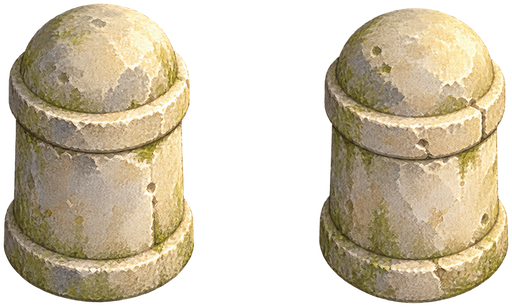
#> input picture assets/world/dressing_v2/bollard_pair.png, 512 x 307 px, given in place of planter_wall.png, which was not available; the run also reads 2 pictures not shown here
$ python build_plaza_kit.py
#> lines starting #> are read from the running program, lines starting #| are printed output that depends on the picture; pictures that were not available may be replaced by others from this repository, and a replacement may not be noted
#!/usr/bin/env python3
"""Low plaza-edge kits and the plaza prop atlas (2026-10-21 plaza pass).

Plaza perimeter rings stay physical WALL cells (the 24 px collision band
through the cell centre, ChunkBlockPhysics), but they are drawn as
knee-high dressed limestone instead of the 92 px wall kit:

  planter34_*     a stone planter box with clipped box shrubs and lavender
                  (ordinary squares: entry, landmark, reward and shrine
                  plazas)
  balustrade34_*  a plain low parapet with corner piers and no planting
                  (gates and every arena court: ward courts, checkpoints,
                  miniboss and boss courts, where nothing may hide a tell)

Same contract as tools/design/build_wall_kit.py: one piece per connection
mask (N=1, E=2, S=4, W=8) on a canvas of the cell plus 28 px above it
(64 x 92 world px), so ChunkBlockRenderer draws both through the wall kit
path. A piece's top is its plan footprint lifted by its height, and a stone
face hangs under every south-exposed edge. Planting may rise above the lifted
top, but never above the lifted cell edge where a north arm continues: pieces
overlap the cell above in arbitrary instance order, so nothing a neighbour
draws there may be covered or cover it.

Sources: assets/world/plazas_v1/planter_wall.png (dressed face, shrubs,
lavender, ivy); the coping is a calm procedural limestone in the face's
palette, so long runs read as one quiet edge rather than a striped band.
Output at SCALE texels per world px (2: the edge is drawn small), rendered
at RS and reduced for clean edges.

The same run packs the plaza / street props into one small atlas
(plaza_props.png): one texture, so the props registered for actor cover add
a single small layer to WorldCover's shared alpha array.

Run:  python3 tools/design/build_plaza_kit.py
"""

from pathlib import Path
import json

import numpy as np
from PIL import Image, ImageFilter

ROOT = Path(__file__).resolve().parents[2]
SRC = ROOT / "assets/world/plazas_v1"
DRESSING = ROOT / "assets/world/dressing_v2"
DISTRICTS = ROOT / "assets/world/districts_v2"
OUT = ROOT / "assets/world/plazas_v1/kit"

SCALE = 2          # output texels per world px
RS = 4             # render texels per world px (reduced to SCALE at the end)
CELL = 64
HEADROOM = 28      # canvas rows above the cell (the wall kit's KIT_HEIGHT)
PAD = 24           # world px of virtual margin around a canvas for erosion
N, E, S, W = 1, 2, 4, 8

STYLES = {
    # band thickness and lift (face height), world px
    "planter": {"thick": 40, "lift": 16, "coping": 5},
    "balustrade": {"thick": 28, "lift": 17, "coping": 0},
}
# Limestone of the source face's lit rim, a little cooler and greyer so the
# edge stays below the actors in contrast.
LIMESTONE = np.array([184.0, 176.0, 158.0])
SOIL = np.array([74.0, 57.0, 41.0])
# The parapet's top is a broad pale band: hold it under the planters' coping.
BALUSTRADE_VALUE = 0.72


def world(v: float) -> int:
    return int(round(v * RS))


# ---------------------------------------------------------------- sources ---

PLANTER = np.asarray(Image.open(SRC / "planter_wall.png").convert("RGBA"), dtype=np.float64)


def _tile_strip(region: np.ndarray, width: int, blend: int) -> np.ndarray:
    """Resample a strip to `width` texels and cross-fade its ends so it wraps."""
#> called with width = 256, blend = 24
    img = Image.fromarray(region.astype(np.uint8), "RGBA")
    h = region.shape[0]
    img = img.resize((width + blend, h), Image.LANCZOS)
#> img: PIL image 280x76 RGBA
    arr = np.asarray(img, dtype=np.float64)
    out = arr[:, :width].copy()
    t = np.linspace(0.0, 1.0, blend)[None, :, None]
    out[:, :blend] = arr[:, width:width + blend] * (1.0 - t) + arr[:, :blend] * t
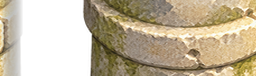
#> out: shape (76, 256, 4) float64; mean R, G, B, A 121.6, 108.3, 82.4, 176.6; transparent parts drawn white
    return out


# Clean dressed stone of the source face (rim, upper course, plinth course):
# x 250..500, y 90..166, one cell wide so every piece samples the same wrap.
FACE_STRIP = _tile_strip(PLANTER[90:166, 250:500], CELL * RS, 24)


def _limestone_field(seed: int, size: int) -> np.ndarray:
    """A calm limestone surface that tiles every `size` texels (one cell), so
    copings and kerbs continue across cells: low-frequency mottling plus a
    fine grain, as sums of whole-period waves."""
#> called with seed = 11, size = 256
    rng = np.random.default_rng(seed)
    yy, xx = np.mgrid[0:size, 0:size] / float(size)
    out = np.zeros((size, size))
    for freq, amp, count in ((1, 5.0, 3), (3, 3.0, 5), (9, 2.0, 8), (27, 1.6, 10)):
        for _ in range(count):
            fx, fy = rng.integers(-freq, freq + 1, size=2)
            if fx == 0 and fy == 0:
                fx = freq
            phase = rng.uniform(0.0, 2.0 * np.pi)
            out += np.sin(2.0 * np.pi * (fx * xx + fy * yy) + phase) * amp / np.sqrt(count)
    grain = rng.normal(0.0, 2.2, size=(size, size))
    return LIMESTONE[None, None, :] + (out + grain)[:, :, None]


LIME = _limestone_field(11, CELL * RS)

# Clumps of the source's alternating box / lavender row (x0, x1).
CLUMP_X = {
    "box1": (6, 104), "lav1": (100, 192), "box2": (188, 292),
    "lav2": (284, 358), "box3": (352, 448), "lav3": (430, 512),
}


def clump(name: str) -> np.ndarray:
#> called with name = 'box1'
    x0, x1 = CLUMP_X[name]
    part = PLANTER[0:92, x0:x1].copy()
    w = part.shape[1]
    feather = 10
    ramp = np.ones(w)
    ramp[:feather] = np.linspace(0.0, 1.0, feather)
    ramp[-feather:] = np.linspace(1.0, 0.0, feather)
    part[:, :, 3] *= ramp[None, :]
    fade = np.ones(part.shape[0])
    fade[-5:] = np.linspace(1.0, 0.3, 5)
    part[:, :, 3] *= fade[:, None]
    rows = np.where(part[:, :, 3].max(axis=1) > 8)[0]
#> rows = 89 values from 3 to 91
    return part[rows[0]:] if len(rows) else part
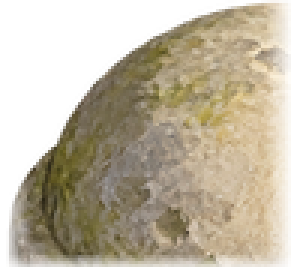
#> returned value: shape (89, 98, 4) float64 (shown 3 times larger); mean of channels 0, 1, 2, 3 123, 111.5, 87.9, 168.5; transparent parts drawn white


def ivy_sprig() -> np.ndarray:
    """The trailing ivy over the source's face, keyed off the stone."""
    part = PLANTER[86:191, 44:236].copy()
    rgb = part[:, :, :3]
    green = (rgb[:, :, 1] > rgb[:, :, 0] * 1.04) & (rgb[:, :, 1] > rgb[:, :, 2] * 1.12)
    alpha = np.where(green, part[:, :, 3], 0.0)
    img = Image.fromarray(np.dstack([rgb, alpha]).astype(np.uint8), "RGBA")
    a = img.split()[3].filter(ImageFilter.MaxFilter(3)).filter(ImageFilter.MinFilter(3))
    img.putalpha(a.filter(ImageFilter.GaussianBlur(0.6)))
    return np.asarray(img, dtype=np.float64)


CLUMPS = {name: clump(name) for name in CLUMP_X}
#> call 2 of clump, with name = 'lav1'
#> in clump (call 2), `x0, x1 = CLUMP_X[name]`: x0 = 100; x1 = 192
#> in clump (call 2), `return part[rows[0]:] if len(rows) else part`:
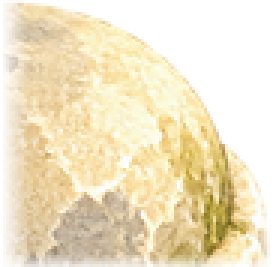
#> returned value: shape (89, 92, 4) float64 (shown 3 times larger); mean of channels 0, 1, 2, 3 179.4, 164.2, 128.7, 169; transparent parts drawn white
#> call 3 of clump, with name = 'box2'
#> in clump (call 3), `x0, x1 = CLUMP_X[name]`: x0 = 188; x1 = 292
#> in clump (call 3), `part = PLANTER[0:92, x0:x1].copy()`:
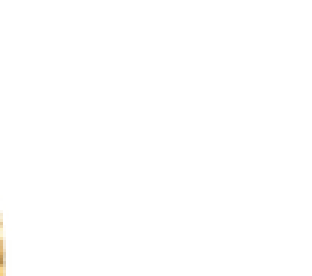
#> part: shape (92, 104, 4) float64 (shown 3 times larger); mean R, G, B, A 1.6, 1.4, 1, 0.7; transparent parts drawn white
#> in clump (call 3), `rows = np.where(part[:, :, 3].max(axis=1) > 8)[0]`: rows = [80, 81, 82, 83, 84, 85, 86, 87, 88, 89]
#> call 4 of clump, with name = 'lav2'
#> in clump (call 4), `x0, x1 = CLUMP_X[name]`: x0 = 284; x1 = 358
#> in clump (call 4), `part[:, :, 3] *= fade[:, None]`:
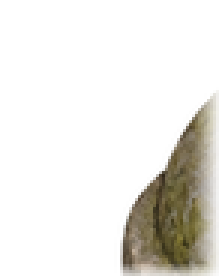
#> part: shape (92, 74, 4) float64 (shown 3 times larger); mean R, G, B, A 24.3, 21.8, 15.2, 37.6; transparent parts drawn white
#> in clump (call 4), `rows = np.where(part[:, :, 3].max(axis=1) > 8)[0]`: rows = 62 values from 30 to 91
#> in clump (call 4), `return part[rows[0]:] if len(rows) else part`:
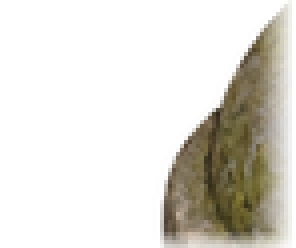
#> returned value: shape (62, 74, 4) float64 (shown 4 times larger); mean of channels 0, 1, 2, 3 35.9, 32.3, 22.4, 55.8; transparent parts drawn white
#> in clump (call 5), `x0, x1 = CLUMP_X[name]`: x0 = 352; x1 = 448
#> in clump (call 5), `part[:, :, 3] *= fade[:, None]`:
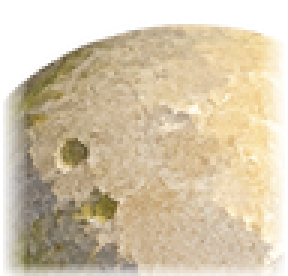
#> part: shape (92, 96, 4) float64 (shown 3 times larger); mean R, G, B, A 169.2, 152.9, 122.1, 188.7; transparent parts drawn white
#> in clump (call 5), `rows = np.where(part[:, :, 3].max(axis=1) > 8)[0]`: rows = 84 values from 8 to 91
#> (the rest of the program and of its run is left out)
